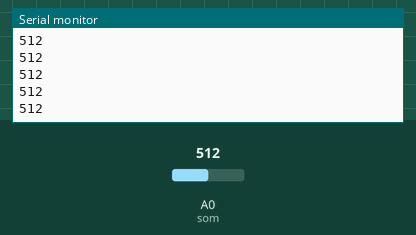
The sketch below on a simulated Arduino Uno, built with avr-gcc and run on an emulated ATmega328P. Parts: the last lines printed to the serial monitor. Inputs (shaded band) come from the test bench; at power-on: A0 (som) = 512.

Above: at 1.2 s.
1.3 s: A0 (som) set to 716
At 2.4 s:
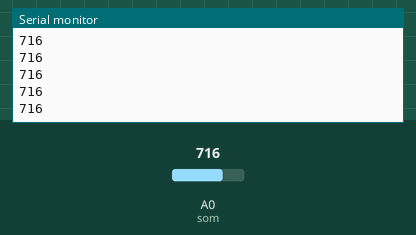
2.8 s: A0 (som) set to 900
At 3.9 s:
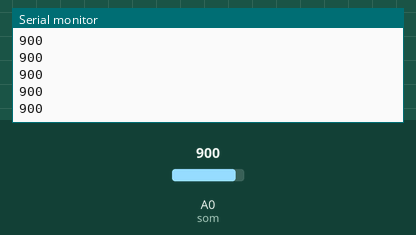
Timing chart, 0 to 5.8 s (numbered marks = the images above; inputs shaded):
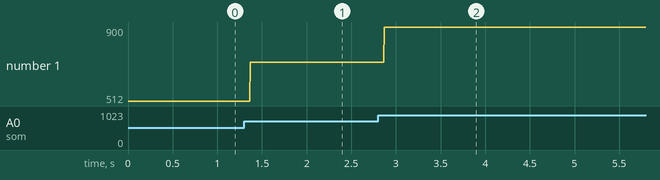

The sketch:

Som.ino
```cpp
int som = A0;

void setup() {
  Serial.begin(9600);
}

void loop() {
  Serial.println(analogRead(som));
}
```

Measured:
- after the input at 1.3 s, the serial monitor: prints a new line after 0.07 s (image 1)
- after the input at 2.8 s, the serial monitor: prints a new line after 0.07 s (image 2)
- plotted number 1: 512 → 716 after the input at 1.3 s, 716 → 900 after the input at 2.8 s
